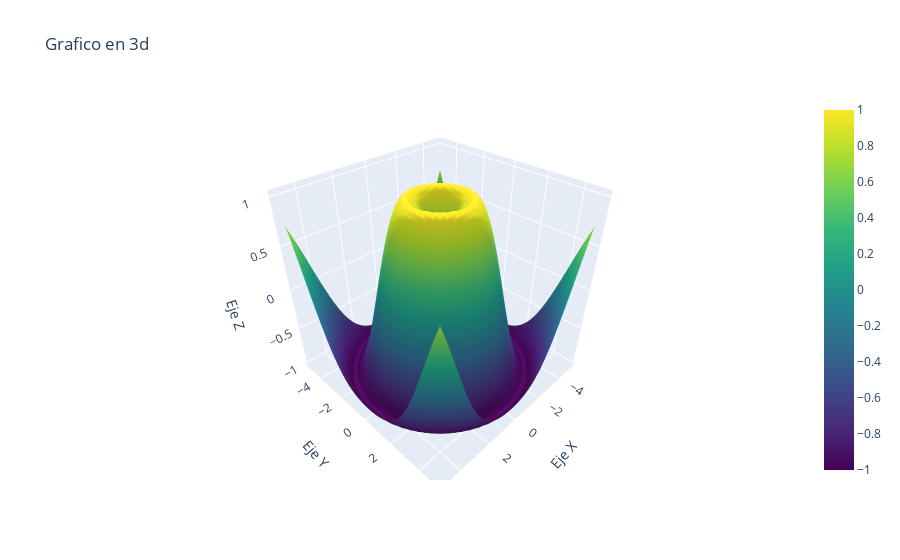

Notebook cell for this chart:
### Code cell
fig2 = go.Figure( data=[go.Surface( x=x, y=y, z=z, colorscale='Viridis', )] )
fig2.update_layout( title='Grafico en 3d', scene=dict( xaxis_title='Eje X', yaxis_title='Eje Y',  zaxis_title='Eje Z') )

### Figure 1 — Plotly figure (JSON) as saved in the notebook; plotly's stock layout.template omitted (floating-point values rounded to 4 significant figures; data arrays with more than 128 entries replaced by an {"elided": "..."} marker saying what was removed)
{"data": [{"colorscale": [[0, "#440154"], [0.1111, "#482878"], [0.2222, "#3e4989"], [0.3333, "#31688e"], [0.4444, "#26828e"], [0.5556, "#1f9e89"], [0.6667, "#35b779"], [0.7778, "#6ece58"], [0.8889, "#b5de2b"], [1, "#fde725"]], "type": "surface", "x": {"elided": "50x50 float values"}, "y": {"elided": "50x50 float values"}, "z": {"elided": "50x50 float values"}}], "layout": {"scene": {"xaxis": {"title": {"text": "Eje X"}}, "yaxis": {"title": {"text": "Eje Y"}}, "zaxis": {"title": {"text": "Eje Z"}}}, "title": {"text": "Grafico en 3d"}}}
